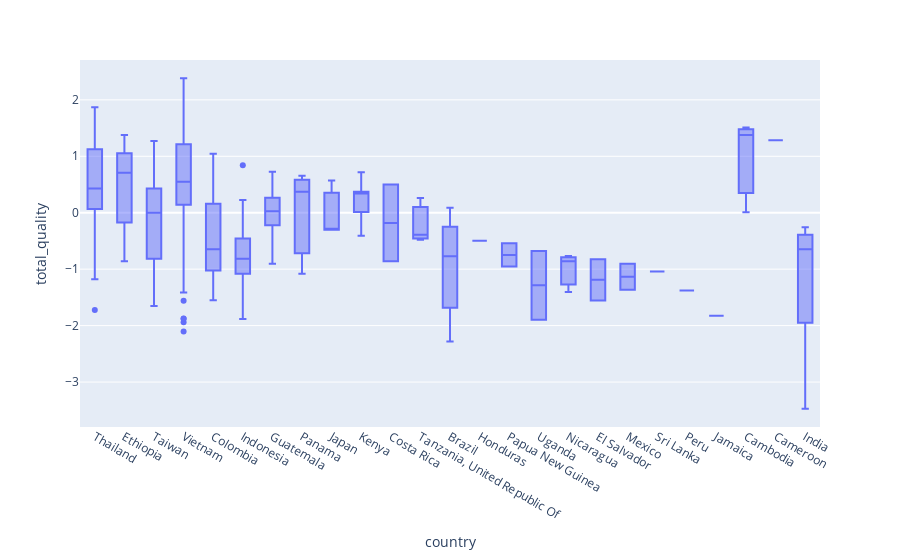

Notebook cell for this chart:
### Code cell
# Fit linear regression model for country on total_quality
model = smf.ols(formula = 'total_quality~country', data=coffee).fit()
print(model.summary())

px.box(coffee, x='country', y='total_quality')

### Figure 1 — Plotly figure (JSON) as saved in the notebook; plotly's stock layout.template omitted (floating-point values rounded to 4 significant figures; data arrays with more than 128 entries replaced by an {"elided": "..."} marker saying what was removed)
{"data": [{"alignmentgroup": "True", "hovertemplate": "country=%{x}<br>total_quality=%{y}<extra></extra>", "legendgroup": "", "marker": {"color": "#636efa"}, "name": "", "notched": false, "offsetgroup": "", "orientation": "v", "showlegend": false, "type": "box", "x": {"elided": "402 str values"}, "x0": " ", "xaxis": "x", "y": {"elided": "402 float values"}, "y0": " ", "yaxis": "y"}], "layout": {"boxmode": "group", "legend": {"tracegroupgap": 0}, "margin": {"t": 60}, "xaxis": {"anchor": "y", "domain": [0, 1], "title": {"text": "country"}}, "yaxis": {"anchor": "x", "domain": [0, 1], "title": {"text": "total_quality"}}}}
